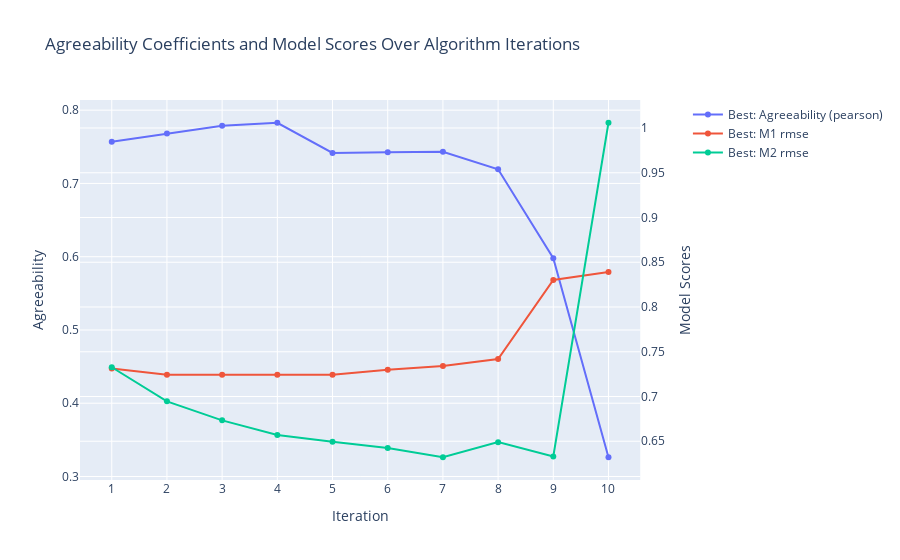

The cell this chart's notebook holds for it:
### Code cell
# We can now look at the interactive plot
seeker.plot_from_results()

### Figure 1 — Plotly figure (JSON) as saved in the notebook; plotly's stock layout.template omitted (floating-point values rounded to 4 significant figures)
{"data": [{"hoverinfo": "text", "hovertext": ["<br> Best: Agreeability (pearson): <br> 0.7568 <br> All: Mean Agreeability (pearson): <br> 0.7568 <br> All: Agreeability St. Dev.: <br> 0.0000", "<br> Best: Agreeability (pearson): <br> 0.7682 <br> All: Mean Agreeability (pearson): <br> 0.7219 <br> All: Agreeability St. Dev.: <br> 0.0697", "<br> Best: Agreeability (pearson): <br> 0.7787 <br> All: Mean Agreeability (pearson): <br> 0.7275 <br> All: Agreeability St. Dev.: <br> 0.0729", "<br> Best: Agreeability (pearson): <br> 0.7828 <br> All: Mean Agreeability (pearson): <br> 0.7246 <br> All: Agreeability St. Dev.: <br> 0.0832", "<br> Best: Agreeability (pearson): <br> 0.7416 <br> All: Mean Agreeability (pearson): <br> 0.7228 <br> All: Agreeability St. Dev.: <br> 0.0854", "<br> Best: Agreeability (pearson): <br> 0.7424 <br> All: Mean Agreeability (pearson): <br> 0.6312 <br> All: Agreeability St. Dev.: <br> 0.1146", "<br> Best: Agreeability (pearson): <br> 0.7431 <br> All: Mean Agreeability (pearson): <br> 0.5722 <br> All: Agreeability St. Dev.: <br> 0.1692", "<br> Best: Agreeability (pearson): <br> 0.7192 <br> All: Mean Agreeability (pearson): <br> 0.5258 <br> All: Agreeability St. Dev.: <br> 0.1635", "<br> Best: Agreeability (pearson): <br> 0.5980 <br> All: Mean Agreeability (pearson): <br> 0.4417 <br> All: Agreeability St. Dev.: <br> 0.1491", "<br> Best: Agreeability (pearson): <br> 0.3263 <br> All: Mean Agreeability (pearson): <br> 0.3075 <br> All: Agreeability St. Dev.: <br> 0.0188"], "mode": "lines+markers", "name": "Best: Agreeability (pearson)", "type": "scatter", "x": [1, 2, 3, 4, 5, 6, 7, 8, 9, 10], "xaxis": "x", "y": [0.7568, 0.7682, 0.7787, 0.7828, 0.7416, 0.7424, 0.7431, 0.7192, 0.598, 0.3263], "yaxis": "y"}, {"hoverinfo": "text", "hovertext": ["<br> Best: M1 rmse: <br> 0.7314 <br> Best: M1 Included Features: <br> MedInc, HouseAge, AveRooms, AveBedrms, Population, AveOccup, Latitude, Longitude, HouseEval_nice, HouseEval_not_nice, WallColors_gray, WallColors_white <br> All: M1 Mean rmse: <br> 0.7314 <br> All: M1 STD rmse: <br> 0.0000", "<br> Best: M1 rmse: <br> 0.7242 <br> Best: M1 Included Features: <br> MedInc, HouseAge, AveRooms, AveBedrms, Population, Latitude, Longitude, HouseEval_nice, HouseEval_not_nice, WallColors_gray, WallColors_white <br> All: M1 Mean rmse: <br> 0.7643 <br> All: M1 STD rmse: <br> 0.0550", "<br> Best: M1 rmse: <br> 0.7242 <br> Best: M1 Included Features: <br> MedInc, HouseAge, AveRooms, AveBedrms, Latitude, Longitude, HouseEval_nice, HouseEval_not_nice, WallColors_gray, WallColors_white <br> All: M1 Mean rmse: <br> 0.7596 <br> All: M1 STD rmse: <br> 0.0548", "<br> Best: M1 rmse: <br> 0.7242 <br> Best: M1 Included Features: <br> MedInc, HouseAge, AveRooms, AveBedrms, Latitude, Longitude, WallColors_gray, WallColors_white <br> All: M1 Mean rmse: <br> 0.7643 <br> All: M1 STD rmse: <br> 0.0566", "<br> Best: M1 rmse: <br> 0.7243 <br> Best: M1 Included Features: <br> MedInc, HouseAge, AveRooms, AveBedrms, Latitude, Longitude <br> All: M1 Mean rmse: <br> 0.7700 <br> All: M1 STD rmse: <br> 0.0583", "<br> Best: M1 rmse: <br> 0.7299 <br> Best: M1 Included Features: <br> MedInc, HouseAge, AveBedrms, Latitude, Longitude <br> All: M1 Mean rmse: <br> 0.7777 <br> All: M1 STD rmse: <br> 0.0597", "<br> Best: M1 rmse: <br> 0.7340 <br> Best: M1 Included Features: <br> MedInc, HouseAge, Latitude, Longitude <br> All: M1 Mean rmse: <br> 0.8222 <br> All: M1 STD rmse: <br> 0.1052", "<br> Best: M1 rmse: <br> 0.7420 <br> Best: M1 Included Features: <br> MedInc, Latitude, Longitude <br> All: M1 Mean rmse: <br> 0.8456 <br> All: M1 STD rmse: <br> 0.1065", "<br> Best: M1 rmse: <br> 0.8302 <br> Best: M1 Included Features: <br> MedInc, Latitude <br> All: M1 Mean rmse: <br> 0.8977 <br> All: M1 STD rmse: <br> 0.0893", "<br> Best: M1 rmse: <br> 0.8391 <br> Best: M1 Included Features: <br> MedInc <br> All: M1 Mean rmse: <br> 1.0013 <br> All: M1 STD rmse: <br> 0.1622"], "mode": "lines+markers", "name": "Best: M1 rmse", "type": "scatter", "x": [1, 2, 3, 4, 5, 6, 7, 8, 9, 10], "xaxis": "x", "y": [0.7314, 0.7242, 0.7242, 0.7242, 0.7243, 0.7299, 0.734, 0.742, 0.8302, 0.8391], "yaxis": "y2"}, {"hoverinfo": "text", "hovertext": ["<br> Best: M2 rmse: <br> 0.7327 <br> Best: M2 Included Features: <br> MedInc, HouseAge, AveRooms, AveBedrms, Population, AveOccup, Latitude, Longitude, HouseEval_nice, HouseEval_not_nice, WallColors_gray, WallColors_white <br> All: M2 Mean rmse: <br> 0.7327 <br> All: M2 STD rmse: <br> 0.0000", "<br> Best: M2 rmse: <br> 0.6946 <br> Best: M2 Included Features: <br> MedInc, AveRooms, AveBedrms, Population, AveOccup, Latitude, Longitude, HouseEval_nice, HouseEval_not_nice, WallColors_gray, WallColors_white <br> All: M2 Mean rmse: <br> 0.7415 <br> All: M2 STD rmse: <br> 0.0477", "<br> Best: M2 rmse: <br> 0.6733 <br> Best: M2 Included Features: <br> MedInc, AveRooms, AveBedrms, Population, Latitude, Longitude, HouseEval_nice, HouseEval_not_nice, WallColors_gray, WallColors_white <br> All: M2 Mean rmse: <br> 0.7391 <br> All: M2 STD rmse: <br> 0.0701", "<br> Best: M2 rmse: <br> 0.6569 <br> Best: M2 Included Features: <br> MedInc, AveRooms, AveBedrms, Latitude, Longitude, HouseEval_nice, HouseEval_not_nice, WallColors_gray, WallColors_white <br> All: M2 Mean rmse: <br> 0.7452 <br> All: M2 STD rmse: <br> 0.1201", "<br> Best: M2 rmse: <br> 0.6495 <br> Best: M2 Included Features: <br> AveRooms, AveBedrms, Latitude, Longitude, HouseEval_nice, HouseEval_not_nice, WallColors_gray, WallColors_white <br> All: M2 Mean rmse: <br> 0.7409 <br> All: M2 STD rmse: <br> 0.1344", "<br> Best: M2 rmse: <br> 0.6426 <br> Best: M2 Included Features: <br> AveRooms, AveBedrms, Latitude, Longitude, WallColors_gray, WallColors_white <br> All: M2 Mean rmse: <br> 0.8395 <br> All: M2 STD rmse: <br> 0.2424", "<br> Best: M2 rmse: <br> 0.6321 <br> Best: M2 Included Features: <br> AveRooms, AveBedrms, Latitude, Longitude <br> All: M2 Mean rmse: <br> 0.8687 <br> All: M2 STD rmse: <br> 0.2476", "<br> Best: M2 rmse: <br> 0.6490 <br> Best: M2 Included Features: <br> AveRooms, Latitude, Longitude <br> All: M2 Mean rmse: <br> 0.9229 <br> All: M2 STD rmse: <br> 0.2419", "<br> Best: M2 rmse: <br> 0.6331 <br> Best: M2 Included Features: <br> Latitude, Longitude <br> All: M2 Mean rmse: <br> 1.0197 <br> All: M2 STD rmse: <br> 0.2777", "<br> Best: M2 rmse: <br> 1.0059 <br> Best: M2 Included Features: <br> Longitude <br> All: M2 Mean rmse: <br> 1.0256 <br> All: M2 STD rmse: <br> 0.0197"], "mode": "lines+markers", "name": "Best: M2 rmse", "type": "scatter", "x": [1, 2, 3, 4, 5, 6, 7, 8, 9, 10], "xaxis": "x", "y": [0.7327, 0.6946, 0.6733, 0.6569, 0.6495, 0.6426, 0.6321, 0.649, 0.6331, 1.006], "yaxis": "y2"}], "layout": {"hovermode": "closest", "title": {"text": "Agreeability Coefficients and Model Scores Over Algorithm Iterations"}, "xaxis": {"anchor": "y", "domain": [0, 0.94], "title": {"text": "Iteration"}, "type": "category"}, "yaxis": {"anchor": "x", "domain": [0, 1], "title": {"text": "Agreeability"}}, "yaxis2": {"anchor": "x", "overlaying": "y", "side": "right", "title": {"text": "Model Scores"}}}}
